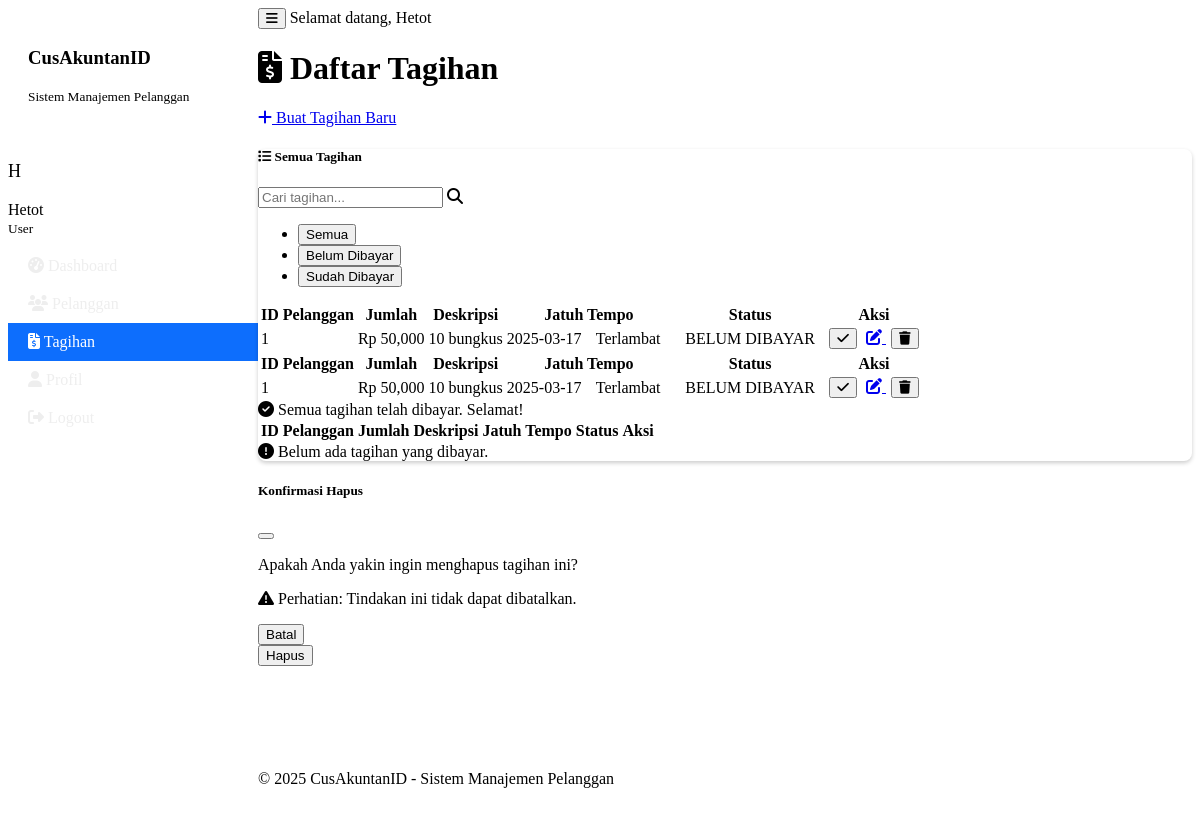
The app's page /tagihan (signed in), older data.
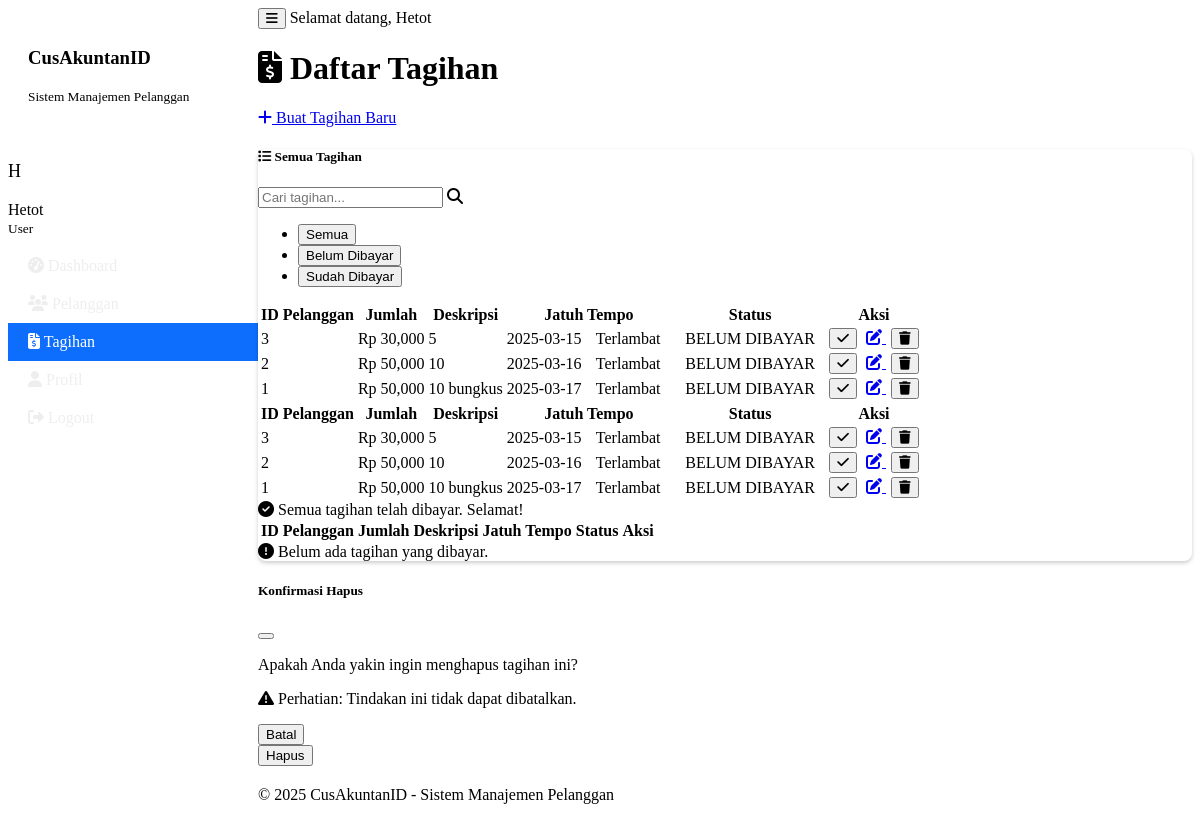
The same page, newer data.
### tables this page shows
CREATE TABLE tagihan (
            id INTEGER PRIMARY KEY,
            pelanggan_id INTEGER,
            jumlah REAL NOT NULL,
            deskripsi TEXT,
            tanggal_jatuh_tempo TEXT,
            status_pembayaran TEXT DEFAULT 'BELUM DIBAYAR',
            dibuat_pada TEXT,
            FOREIGN KEY (pelanggan_id) REFERENCES pelanggan (id)
        );

### main.py (the view)
    def decorated_function(*args, **kwargs):
        if 'user' not in session:
            flash('Anda perlu login terlebih dahulu.', 'warning')
            return redirect(url_for('login'))
        return f(*args, **kwargs)

### templates/tagihan_list.html (shortened to what this page needs)
{% extends "base.html" %}
{% block content %}
<div class="container">
    <div class="d-flex justify-content-between align-items-center mb-4">
        <h1><i class="fas fa-file-invoice-dollar me-2"></i> Daftar Tagihan</h1>
        <a href="{{ url_for('tambah_tagihan') }}" class="btn btn-primary">
            <i class="fas fa-plus me-2"></i> Buat Tagihan Baru
        </a>
    </div>
    <div class="card">
        <div class="card-header bg-dark text-white">
            <div class="d-flex justify-content-between align-items-center">
                <h5 class="mb-0">
                    <i class="fas fa-list me-2"></i> Semua Tagihan
                </h5>
                <div class="input-group" style="max-width: 300px;">
                    <input type="text" id="searchInput" class="form-control" placeholder="Cari tagihan..." data-search-table="tagihanTable">
                    <span class="input-group-text"><i class="fas fa-search"></i></span>
                </div>
            </div>
        </div>
        <div class="card-body">
            <ul class="nav nav-tabs mb-3" id="tagihanTabs" role="tablist">
                <li class="nav-item" role="presentation">
                    <button class="nav-link active" id="semua-tab" data-bs-toggle="tab" data-bs-target="#semua" type="button" role="tab" aria-controls="semua" aria-selected="true">
                        Semua
                    </button>
                </li>
                <li class="nav-item" role="presentation">
                    <button class="nav-link" id="belum-dibayar-tab" data-bs-toggle="tab" data-bs-target="#belum-dibayar" type="button" role="tab" aria-controls="belum-dibayar" aria-selected="false">
                        Belum Dibayar
                    </button>
                </li>
                <li class="nav-item" role="presentation">
                    <button class="nav-link" id="dibayar-tab" data-bs-toggle="tab" data-bs-target="#dibayar" type="button" role="tab" aria-controls="dibayar" aria-selected="false">
                        Sudah Dibayar
                    </button>
                </li>
            </ul>
            <div class="tab-content" id="tagihanTabsContent">
                <div class="tab-pane fade show active" id="semua" role="tabpanel" aria-labelledby="semua-tab">
                    {% if tagihan %}
                        <div class="table-responsive">
                            <table class="table table-striped table-hover" id="tagihanTable">
                                <thead>
                                    <tr>
                                        <th>ID</th>
                                        <th>Pelanggan</th>
                                        <th>Jumlah</th>
                                        <th>Deskripsi</th>
                                        <th>Jatuh Tempo</th>
                                        <th>Status</th>
                                        <th>Aksi</th>
                                    </tr>
                                </thead>
                                <tbody>
                                    {% for t in tagihan %}
                                    <tr>
                                        <td>{{ t[0] }}</td>
                                        <td>{{ t[8] }}</td>
                                        <td>Rp {{ "{:,.0f}".format(t[2]) }}</td>
                                        <td>{{ t[3] or '-' }}</td>
                                        <td>
                                            {{ t[4] }}
                                            {% set today = now.strftime('%Y-%m-%d') %}
                                            {% if t[4] < today and t[5] == 'BELUM DIBAYAR' %}
                                                <span class="badge bg-danger ms-1">Terlambat</span>
                                            {% endif %}
                                        </td>
                                        <td>
                                            <span class="badge bg-{{ 'success' if t[5] == 'DIBAYAR' else 'danger' }}">
                                                {{ t[5] }}
                                            </span>
                                        </td>
                                        <td>
                                            <div class="btn-group">
                                                <button type="button" class="btn btn-sm btn-{{ 'success' if t[5] == 'BELUM DIBAYAR' else 'warning' }} status-btn"
                                                        data-id="{{ t[0] }}"
                                                        data-status="{{ t[5] }}"
                                                        title="{{ 'Tandai Dibayar' if t[5] == 'BELUM DIBAYAR' else 'Tandai Belum Dibayar' }}">
                                                    <i class="fas {{ 'fa-check' if t[5] == 'BELUM DIBAYAR' else 'fa-undo' }}"></i>
                                                </button>
                                                <a href="{{ url_for('edit_tagihan', tagihan_id=t[0]) }}" class="btn btn-sm btn-primary" title="Edit">
                                                    <i class="fas fa-edit"></i>
                                                </a>
                                                <button type="button" class="btn btn-sm btn-danger delete-tagihan-btn"
                                                        data-bs-toggle="modal"
                                                        data-bs-target="#deleteTagihanModal"
                                                        data-id="{{ t[0] }}"
                                                        title="Hapus">
                                                    <i class="fas fa-trash"></i>
                                                </button>
                                            </div>
                                        </td>
                                    </tr>
                                    {% endfor %}
                                </tbody>
                            </table>
                        </div>
                    {% else %}
                        <div class="alert alert-info">
                            <i class="fas fa-info-circle me-2"></i> Belum ada data tagihan. Silakan buat tagihan baru.
                        </div>
                    {% endif %}
                </div>
                <div class="tab-pane fade" id="belum-dibayar" role="tabpanel" aria-labelledby="belum-dibayar-tab">
                    {% set has_unpaid = false %}
                    {% if tagihan %}
                        <div class="table-responsive">
                            <table class="table table-striped table-hover">
                                <thead>
                                    <tr>
                                        <th>ID</th>
                                        <th>Pelanggan</th>
                                        <th>Jumlah</th>
                                        <th>Deskripsi</th>
                                        <th>Jatuh Tempo</th>
                                        <th>Status</th>
                                        <th>Aksi</th>
                                    </tr>
                                </thead>
                                <tbody>
                                    {% for t in tagihan %}
                                        {% if t[5] == 'BELUM DIBAYAR' %}
                                            {% set has_unpaid = true %}
                                            <tr>
                                                <td>{{ t[0] }}</td>
                                                <td>{{ t[8] }}</td>
                                                <td>Rp {{ "{:,.0f}".format(t[2]) }}</td>
                                                <td>{{ t[3] or '-' }}</td>
                                                <td>
                                                    {{ t[4] }}
                                                    {% set today = now.strftime('%Y-%m-%d') %}
                                                    {% if t[4] < today %}
                                                        <span class="badge bg-danger ms-1">Terlambat</span>
                                                    {% endif %}
                                                </td>
                                                <td>
                                                    <span class="badge bg-danger">
                                                        {{ t[5] }}
                                                    </span>
                                                </td>
                                                <td>
                                                    <div class="btn-group">
                                                        <button type="button" class="btn btn-sm btn-success status-btn"
                                                                data-id="{{ t[0] }}"
                                                                data-status="{{ t[5] }}"
                                                                title="Tandai Dibayar">
                                                            <i class="fas fa-check"></i>
                                                        </button>
                                                        <a href="{{ url_for('edit_tagihan', tagihan_id=t[0]) }}" class="btn btn-sm btn-primary" title="Edit">
                                                            <i class="fas fa-edit"></i>
                                                        </a>
                                                        <button type="button" class="btn btn-sm btn-danger delete-tagihan-btn"
                                                                data-bs-toggle="modal"
                                                                data-bs-target="#deleteTagihanModal"
                                                                data-id="{{ t[0] }}"
                                                                title="Hapus">
                                                            <i class="fas fa-trash"></i>
                                                        </button>
                                                    </div>
                                                </td>
                                            </tr>
                                        {% endif %}
                                    {% endfor %}
                                </tbody>
                            </table>
                        </div>
                        {% if not has_unpaid %}
                            <div class="alert alert-success">
                                <i class="fas fa-check-circle me-2"></i> Semua tagihan telah dibayar. Selamat!
                            </div>
                        {% endif %}
                    {% else %}
                        <div class="alert alert-info">
                            <i class="fas fa-info-circle me-2"></i> Belum ada data tagihan. Silakan buat tagihan baru.
                        </div>
                    {% endif %}
                </div>
                <div class="tab-pane fade" id="dibayar" role="tabpanel" aria-labelledby="dibayar-tab">
                    {% set has_paid = false %}
                    {% if tagihan %}
                        <div class="table-responsive">
                            <table class="table table-striped table-hover">
                                <thead>
                                    <tr>
                                        <th>ID</th>
                                        <th>Pelanggan</th>
                                        <th>Jumlah</th>
                                        <th>Deskripsi</th>
                                        <th>Jatuh Tempo</th>
                                        <th>Status</th>
                                        <th>Aksi</th>
                                    </tr>
                                </thead>
                            </table>
                        </div>
                        {% if not has_paid %}
                            <div class="alert alert-warning">
                                <i class="fas fa-exclamation-circle me-2"></i> Belum ada tagihan yang dibayar.
                            </div>
                        {% endif %}
                    {% else %}
                        <div class="alert alert-info">
                            <i class="fas fa-info-circle me-2"></i> Belum ada data tagihan. Silakan buat tagihan baru.
                        </div>
                    {% endif %}
                </div>
            </div>
        </div>
    </div>
</div>
<div class="modal fade" id="deleteTagihanModal" tabindex="-1" aria-labelledby="deleteTagihanModalLabel" aria-hidden="true">
    <div class="modal-dialog">
        <div class="modal-content">
            <div class="modal-header bg-danger text-white">
                <h5 class="modal-title" id="deleteTagihanModalLabel">Konfirmasi Hapus</h5>
                <button type="button" class="btn-close" data-bs-dismiss="modal" aria-label="Close"></button>
            </div>
            <div class="modal-body">
                <p>Apakah Anda yakin ingin menghapus tagihan ini?</p>
                <p class="text-danger">
                    <i class="fas fa-exclamation-triangle me-2"></i>
                    Perhatian: Tindakan ini tidak dapat dibatalkan.
                </p>
            </div>
            <div class="modal-footer">
                <button type="button" class="btn btn-secondary" data-bs-dismiss="modal">Batal</button>
                <form id="deleteTagihanForm" method="POST">
                    <button type="submit" class="btn btn-danger">Hapus</button>
                </form>
            </div>
        </div>
    </div>
</div>
{% endblock %}

Row changes from the older to the newer data that the page shows:
added tagihan: id "3", jumlah "30,000", deskripsi "5", tanggal_jatuh_tempo "2025-03-15", shows "Terlambat", status_pembayaran "BELUM DIBAYAR"
added tagihan: id "2", jumlah "50,000", deskripsi "10", tanggal_jatuh_tempo "2025-03-16", shows "Terlambat", status_pembayaran "BELUM DIBAYAR"
